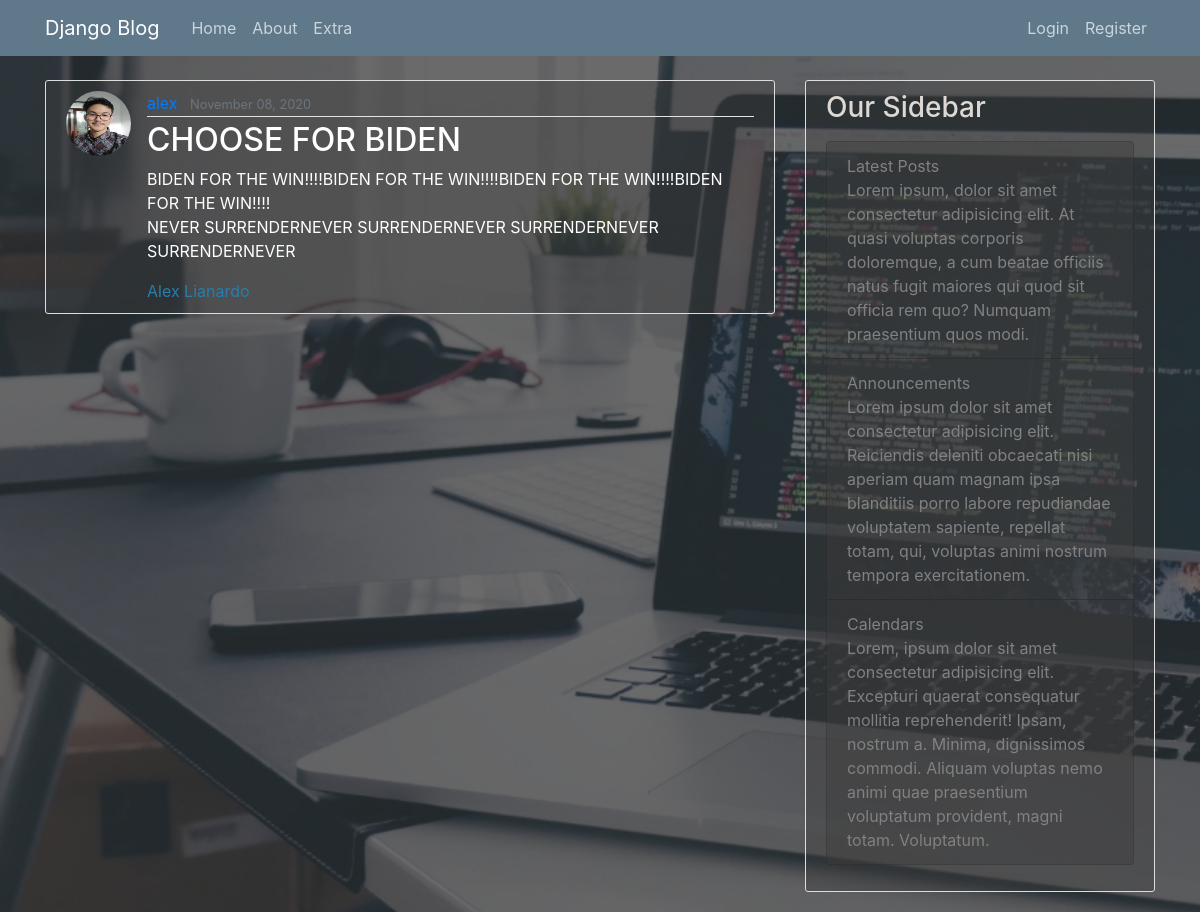
The page /post/10/ on the database its author committed.
### blog/models.py (models this page shows, shortened)
class Post(models.Model):
    MEMBER_CHOICES = [
        ('No one', 'No One'),
        ('Alex Lianardo', 'Alex Lianardo'),
        ('Muhammad Ikhwan Khalid', 'Muhammad Ikhwan Khalid'),
    ]
    member = models.CharField(
        max_length= 100,
        choices=MEMBER_CHOICES,
    )
    title = models.CharField(max_length=100)
    content = models.TextField()
    date_posted = models.DateTimeField(default=timezone.now)
    author = models.ForeignKey(User, on_delete=models.CASCADE)

### users/models.py (models this page shows, shortened)
class Profile(models.Model):
    user = models.OneToOneField(User, on_delete=models.CASCADE)
    image = models.ImageField(default='default.jpg', upload_to='profile_pics')

### blog/views.py (the view)
# urls.py: path('post/<int:pk>/', PostDetailView.as_view(), name='post-detail'),
class PostDetailView(DetailView):
    model = Post

### blog/templates/blog/post_detail.html (shortened to what this page needs)
{%extends "blog/base.html"%}
{%block content%}
        <article class="media content-section">
            <img class="rounded-circle article-img" src="{{ object.author.profile.image.url }}">
            <div class="media-body">
              <div class="article-metadata">
                <a class="mr-2" href="#">{{ object.author }}</a>
                <small class="text-muted">{{ object.date_posted|date:"F d, Y" }}</small>
              </div>
              <h2 class="article-title"> {{ object.title }} </h2>
              <p class="article-content">{{ object.content }}</p>
              <p class="post-member">{{ post.member }}</p>
            </div>
          </article>
{% endblock content%}

### blog/static/blog/main.css (style rules this page uses)
body { background-image: url(services-bg.jpg); background-size: cover; margin-top: 5rem; }
h1, h2, h3, h4, h5, h6 { color: #444444; }
.content-section { background: rgb(60, 60, 60); background: rgba(60, 60, 60, 0.4); padding: 10px 20px; border: 1px solid #dddddd; border-radius: 3px; margin-bottom: 20px; }
.article-title { color: #ffffff; }
.post-member { margin-bottom: 0em; color: #267fac; }
.article-content { color: #ffffff; white-space: pre-line; }
.article-img { height: 65px; width: 65px; margin-right: 16px; }
.article-metadata { padding-bottom: 1px; margin-bottom: 4px; border-bottom: 1px solid #e3e3e3; }

### rows shown on the page
Post: author.profile.image (picture), author "alex", date_posted "November 08, 2020", title "CHOOSE FOR BIDEN", content "BIDEN FOR THE WIN!!!!BIDEN FOR THE WIN!!!!BIDEN FOR THE WIN!!!!BIDEN FOR THE WIN!!!! NEVER SURRENDERNEVER SURRENDERNEVER SURRENDERNEVER SURRENDERNEVER", member "Alex Lianardo"
